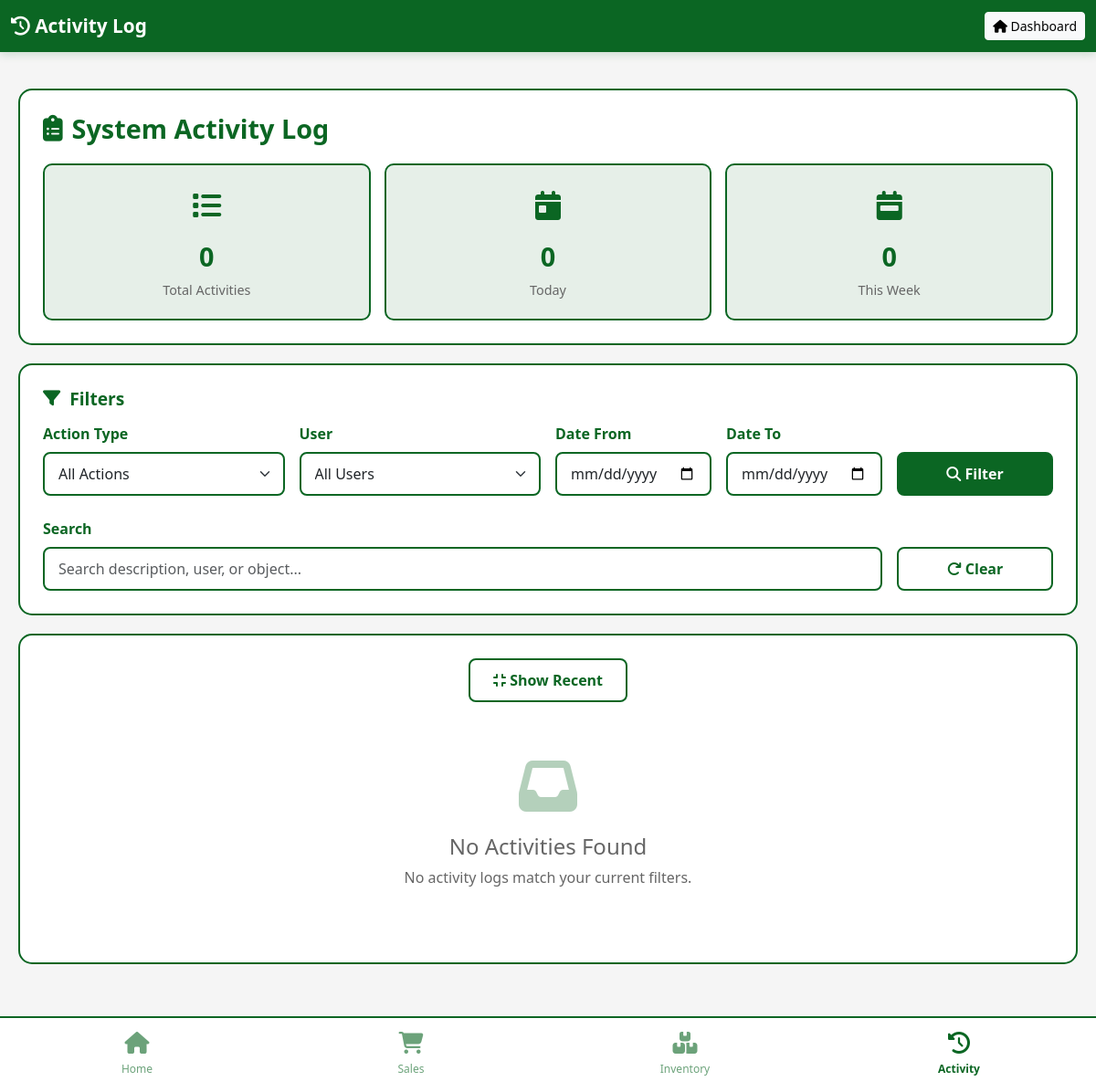
The page /activity-log/?view_all=true on the database as committed earlier.
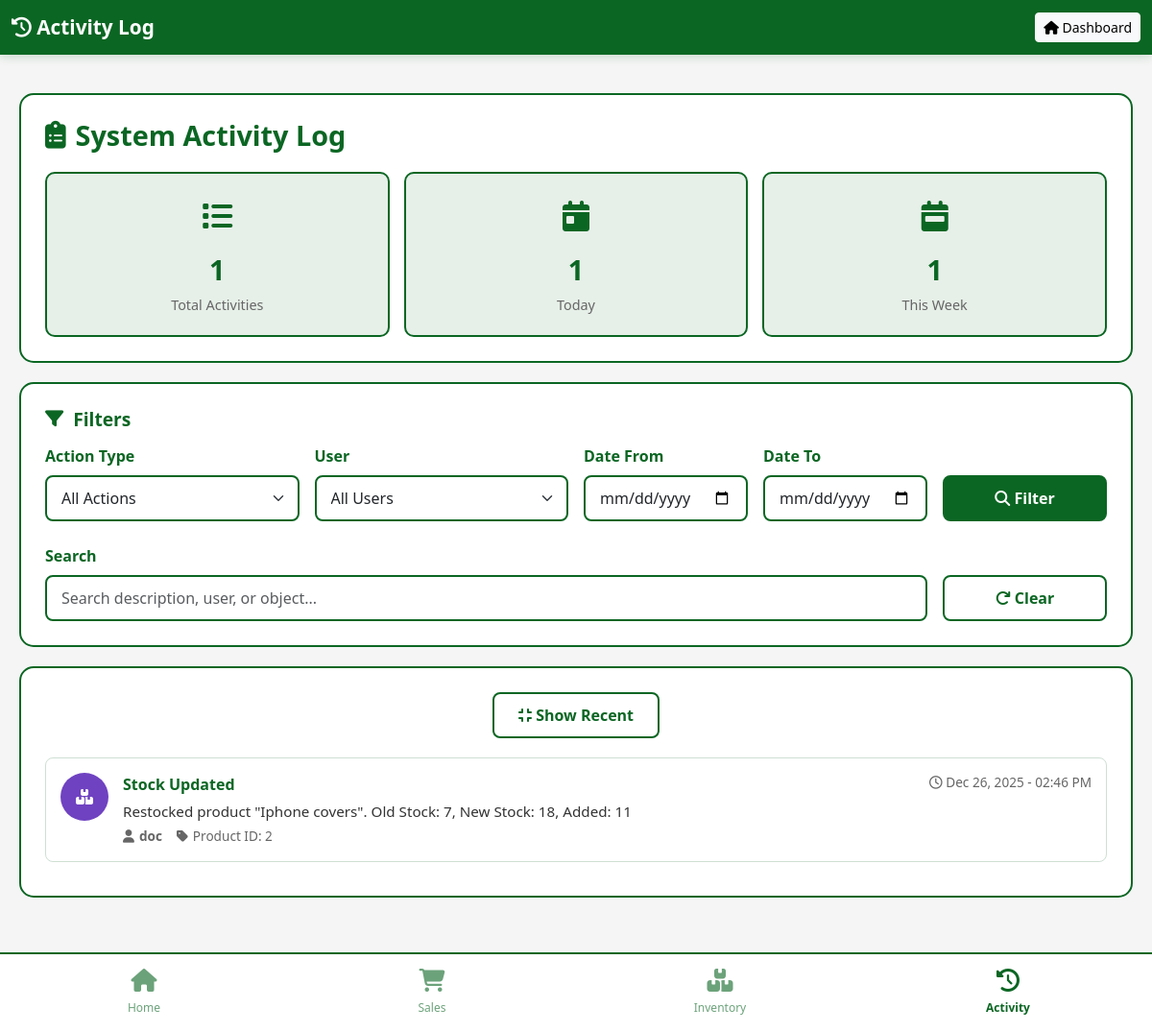
The same page on the database as committed later.
### user/models.py (models this page shows, shortened)
class ActivityLog(models.Model):
    ACTION_CHOICES = [
        ('sale', 'Sale Made'),
        ('product_add', 'Product Added'),
        ('product_update', 'Product Updated'),
        ('product_delete', 'Product Deleted'),
        ('stock_update', 'Stock Updated'),
        ('user_login', 'User Login'),
        ('user_logout', 'User Logout'),
        ('user_register', 'User Registered'),
        ('category_add', 'Category Added'),
        ('category_update', 'Category Updated'),
        ('category_delete', 'Category Deleted'),
    ]
    user = models.ForeignKey(User, on_delete=models.SET_NULL, blank=True, null=True)
    action = models.CharField(max_length=50, choices=ACTION_CHOICES)
    description = models.TextField()
    timestamp = models.DateTimeField(auto_now_add=True)
    ip_address = models.GenericIPAddressField(blank=True, null=True)
    related_object = models.CharField(max_length=200, blank=True)
    class Meta:
        db_table = 'activity_log'
        verbose_name = 'Activity Log'
        verbose_name_plural = 'Activity Logs'
        ordering = ['-timestamp']

class User(AbstractUser):
    POSITION_CHOICES = [
        ('admin', 'Admin'),
        ('owner', 'Owner'),
        ('worker', 'Worker'),
    ]
    email = models.EmailField(unique=True)
    position = models.CharField(
        max_length=50,
        choices=POSITION_CHOICES,
        blank=True,
    )
    last_login = models.DateTimeField(blank=True, null=True)
    is_active = models.BooleanField(default=True)
    is_staff = models.BooleanField(default=False)
    is_superuser = models.BooleanField(default=False)
    class Meta:
        db_table = 'account'  # reuse previous table name to ease migration

### user/views.py (the view)
# urls.py: path('activity-log/', views.activity_log, name='activity_log'),
def activity_log(request):
    from django.db import models
    view_all = request.GET.get('view_all', 'false') == 'true'
    all_activity_logs = ActivityLog.objects.all().order_by('-timestamp')
    action_filter = request.GET.get('action', '')
    user_filter = request.GET.get('user', '')
    date_from = request.GET.get('date_from', '')
    date_to = request.GET.get('date_to', '')
    search_query = request.GET.get('search', '')
    if action_filter:
        all_activity_logs = all_activity_logs.filter(action=action_filter)
    if user_filter:
        all_activity_logs = all_activity_logs.filter(user__id=user_filter)
    if date_from:
        all_activity_logs = all_activity_logs.filter(timestamp__date__gte=date_from)
    if date_to:
        all_activity_logs = all_activity_logs.filter(timestamp__date__lte=date_to)
    if search_query:
        all_activity_logs = all_activity_logs.filter(
            models.Q(description__icontains=search_query) |
            models.Q(user__username__icontains=search_query) |
            models.Q(related_object__icontains=search_query)
        )
    if view_all:
        paginator = Paginator(all_activity_logs, 20)
        page_number = request.GET.get('page')
        page_obj = paginator.get_page(page_number)
        activity_logs = page_obj
        is_view_all = True
    else:
        activity_logs = all_activity_logs[:5]
        page_obj = None
        is_view_all = False
    all_users = User.objects.all().order_by('username')
    action_choices = ActivityLog.ACTION_CHOICES
    from django.utils import timezone
    today = timezone.now().date()
    week_ago = today - timedelta(days=7)
    stats = {
        'total_activities': ActivityLog.objects.count(),
        'today_activities': ActivityLog.objects.filter(timestamp__date=today).count(),
        'this_week_activities': ActivityLog.objects.filter(timestamp__date__gte=week_ago).count(),
    }
    context = {
        'page_obj': page_obj if is_view_all else None,
        'activity_logs': activity_logs,
        'total_activities': all_activity_logs.count(),
        'all_users': all_users,
        'action_choices': action_choices,
        'action_filter': action_filter,
        'user_filter': user_filter,
        'date_from': date_from,
        'date_to': date_to,
        'search_query': search_query,
        'is_view_all': is_view_all,
        'stats': stats,
    }
    return render(request, 'activity_log.html', context)

### templates/activity_log.html (shortened to what the changed rows need)
{% load static %}
<!DOCTYPE html>
<html lang="en">
<head>
    <link href="https://cdn.jsdelivr.net/npm/bootstrap@5.3.0/dist/css/bootstrap.min.css" rel="stylesheet">
    <link rel="stylesheet" href="https://cdnjs.cloudflare.com/ajax/libs/font-awesome/6.4.0/css/all.min.css">
</head>
<body>
    <div class="container">
        <div class="page-header">
            <h1 class="page-title">
                <i class="fas fa-clipboard-list"></i>
                System Activity Log
            </h1>
            <div class="stats-grid">
                <div class="stat-card">
                    <div class="stat-icon">
                        <i class="fas fa-list"></i>
                    </div>
                    <div class="stat-value">{{ stats.total_activities }}</div>
                    <div class="stat-label">Total Activities</div>
                </div>
                <div class="stat-card">
                    <div class="stat-icon">
                        <i class="fas fa-calendar-day"></i>
                    </div>
                    <div class="stat-value">{{ stats.today_activities }}</div>
                    <div class="stat-label">Today</div>
                </div>
                <div class="stat-card">
                    <div class="stat-icon">
                        <i class="fas fa-calendar-week"></i>
                    </div>
                    <div class="stat-value">{{ stats.this_week_activities }}</div>
                    <div class="stat-label">This Week</div>
                </div>
            </div>
        </div>
        <div class="activity-card">
            {% if activity_logs %}
                {% for log in page_obj %}
                <div class="activity-item">
                    <div class="activity-icon {{ log.action }}">
                        {% if log.action == 'sale' %}
                            <i class="fas fa-shopping-cart"></i>
                        {% elif log.action == 'product_add' %}
                            <i class="fas fa-plus"></i>
                        {% elif log.action == 'product_update' %}
                            <i class="fas fa-edit"></i>
                        {% elif log.action == 'product_delete' %}
                            <i class="fas fa-trash"></i>
                        {% elif log.action == 'stock_update' %}
                            <i class="fas fa-boxes"></i>
                        {% elif log.action == 'user_login' %}
                            <i class="fas fa-sign-in-alt"></i>
                        {% elif log.action == 'user_logout' %}
                            <i class="fas fa-sign-out-alt"></i>
                        {% elif log.action == 'user_register' %}
                            <i class="fas fa-user-plus"></i>
                        {% elif log.action == 'category_add' %}
                            <i class="fas fa-folder-plus"></i>
                        {% elif log.action == 'category_update' %}
                            <i class="fas fa-folder"></i>
                        {% elif log.action == 'category_delete' %}
                            <i class="fas fa-folder-minus"></i>
                        {% else %}
                            <i class="fas fa-info"></i>
                        {% endif %}
                    </div>
                    <div class="activity-details">
                        <div class="activity-header">
                            <span class="activity-action">{{ log.get_action_display }}</span>
                            <span class="activity-time">
                                <i class="far fa-clock"></i>
                                {{ log.timestamp|date:"M d, Y - h:i A" }}
                            </span>
                        </div>
                        <div class="activity-description">
                            {{ log.description }}
                        </div>
                        <div class="activity-meta">
                            <span class="activity-user">
                                <i class="fas fa-user"></i>
                                <strong>{{ log.user.username|default:"System" }}</strong>
                            </span>
                            {% if log.related_object %}
                            <span class="activity-object">
                                <i class="fas fa-tag"></i>
                                {{ log.related_object }}
                            </span>
                            {% endif %}
                        </div>
                    </div>
                </div>
                {% endfor %}
            {% else %}
                <div class="empty-state">
                    <i class="fas fa-inbox"></i>
                    <h4>No Activities Found</h4>
                    <p>No activity logs match your current filters.</p>
                </div>
            {% endif %}
        </div>
    </div>
</body>
</html>

Rows that differ between the two databases and show on the page:
added ActivityLog: action "Stock Updated", timestamp "Dec 26, 2025 - 02:46 PM", description "Restocked product \"Iphone covers\". Old Stock: 7, New Stock: 18, Added: 11", user.username "doc", related_object "Product ID: 2"
Other text that changed with them:
{{ stats.total_activities }}: "0" → "1"
{{ stats.today_activities }}: "0" → "1"
{{ stats.this_week_activities }}: "0" → "1"
text no longer shown: "No Activities Found No activity logs match your current filters."
